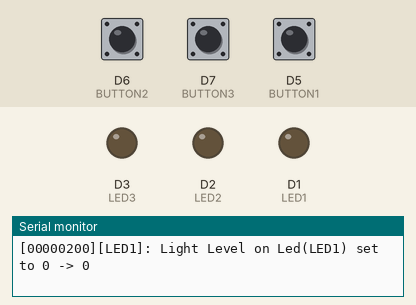
A program run on a simulated ESP8266 (Wemos D1 mini). Shown: output pins drawn as LEDs (lit = HIGH), the last lines printed to the serial monitor. Inputs (shaded band) come from the test bench; at power-on: D5 (BUTTON1) HIGH, D6 (BUTTON2) HIGH, D7 (BUTTON3) HIGH.

Above: at 1.2 s.
1.3 s: D5 (BUTTON1) pulled LOW for 0.15 s
At 2.6 s:
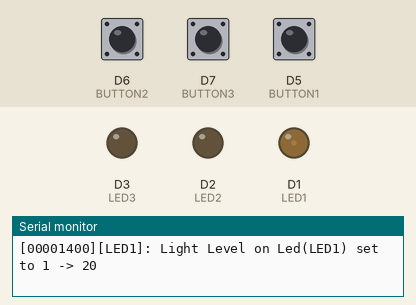
2.9 s: D5 (BUTTON1) pulled LOW for 1 s
At 4.1 s:
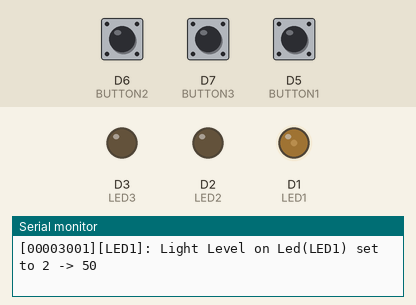
5.4 s: D5 (BUTTON1) pulled LOW for 0.15 s
At 5.9 s:
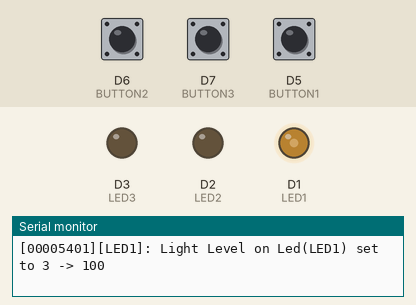
7.0 s: D5 (BUTTON1) pulled LOW for 3.2 s
At 8.3 s:
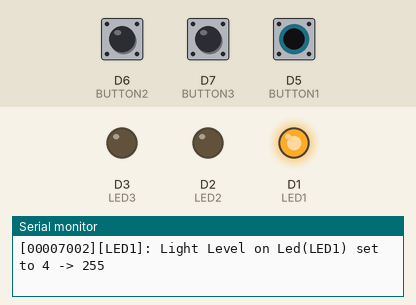
Timing chart, 0 to 10.0 s (numbered marks = the images above; inputs shaded):
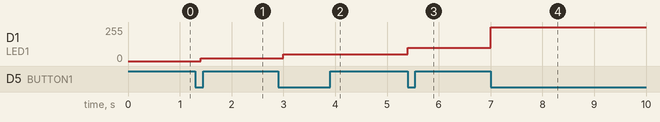

Measured:
- after the input at 1.3 s, D1 (LED1): 0/255 → 20/255 after 0.10 s
- after the input at 2.9 s, D1 (LED1): 20/255 → 50/255 after 0.10 s
- after the input at 5.4 s, D1 (LED1): 50/255 → 100/255 at once
- after the input at 7.0 s, D1 (LED1): 100/255 → 255/255 at once

The program:

main.cpp
```cpp
#include "main.h"
#include <Arduino.h>
#include <Logger.h>
#include "led/Led.h"

Logger logger("Main");

Led led1(BUTTON1, LED1, "LED1");
Led led2(BUTTON2, LED2, "LED1");
Led led3(BUTTON3, LED3, "LED1");

void setup()
{
  Serial.begin(9600);

  // SETUP Pins
  pinMode(LED1, OUTPUT);
  pinMode(LED2, OUTPUT);
  pinMode(LED3, OUTPUT);

  pinMode(BUTTON1, INPUT_PULLUP);
  pinMode(BUTTON2, INPUT_PULLUP);
  pinMode(BUTTON3, INPUT_PULLUP);

  // attach ISR
  attachInterrupt(BUTTON1, led1ISR, FALLING);
  attachInterrupt(BUTTON2, led2ISR, FALLING);
  attachInterrupt(BUTTON3, led3ISR, FALLING);
}

void loop()
{

  delay(200);
  led1.updateLight();
}

void ICACHE_RAM_ATTR led1ISR()
{
  led1.buttonISR();
}

void ICACHE_RAM_ATTR led2ISR()
{
  led2.buttonISR();
}

void ICACHE_RAM_ATTR led3ISR()
{
  led3.buttonISR();
}
```

Led.cpp
```cpp
#include "Led.h"

Led::Led(uint8_t button, uint8_t led, const char *name)
{
    this->logger = new Logger(name);
    this->button = button;
    this->led = led;
    this->lightLevel = 0; // TODO
    strcpy(this->ledName, name);

    pinMode(button, INPUT);
    pinMode(led, INPUT_PULLUP);

    this->lightLevel = 0;
    this->lightLevels = {0, 20, 50, 100, 255};

    this->lastpress = 0;
    this->updateLight();
    this->stateChanged = true;
};

void Led::setLevel(uint8_t lightLevel)
{
    this->lightLevel = lightLevel;
    this->lightLevel = this->lightLevel % this->lightLevels.size();
    this->stateChanged = true;
    this->updateLight();
};

void Led::nextLevel()
{
    this->lightLevel++;
    this->lightLevel = this->lightLevel % this->lightLevels.size();
    this->stateChanged = true;
    this->updateLight();
};

void Led::updateLight()
{
    if (!stateChanged)
        return;

    analogWrite(this->led, this->lightLevels.at(this->lightLevel));
    this->logger->log(Logger::INFO, "Light Level on Led(%s) set to %i -> %i", this->ledName, this->lightLevel, this->lightLevels.at(this->lightLevel));
    stateChanged = false;
};

void Led::buttonISR()
{
    if (millis() < this->lastpress + DEBOUNCE_TIME)
        return;

    this->lightLevel++;
    this->lightLevel = this->lightLevel % this->lightLevels.size();
    this->stateChanged = true;
    lastpress = millis();
};
```

Led.h
```cpp
#pragma once
#include "Arduino.h"
#include "Logger.h"
#include <vector>

#define DEBOUNCE_TIME 500 // Debounce time in ms to avoid unstable states while pressing the button

class Led
{

public:
    /// @brief Constructor of Led, sets button to input and led to output
    /// @param button Pin number of button
    /// @param led Pin number of led
    /// @param name Name for the logger (ONLY for the logger)
    Led(uint8_t button, uint8_t led, const char *name);

    /// @brief Sets the light level. If the
    /// Light level is too high its %#lighlevels
    /// @param lightLevel The Light Level to set
    void setLevel(uint8_t lightLevel);

    /// @brief Switchers to the next LightLevel
    /// if the light level is already on maximum it starts over aggain
    void nextLevel();

    /// @brief Updates the State of the Led. Use frequently in loop
    /// (otherwise light state might not be updated after ISR)
    void updateLight();

    void buttonISR();

private:
    Logger *logger;
    uint8_t button;
    uint8_t led;
    uint8_t lightLevel;
    char ledName[20];

    std::vector<uint8_t> lightLevels;

    unsigned long lastpress;

    bool stateChanged;
};
```

main.h
```cpp
#pragma once

#define LED1 D1
#define LED2 D2
#define LED3 D3

#define BUTTON1 D5
#define BUTTON2 D6
#define BUTTON3 D7

void led1ISR();
void led2ISR();
void led3ISR();

/*! \mainpage Mainpage
 *
 * \section Overview
 *
 * Creates 3 Led Objects and corresponding ISR.
 *
 * Logging is handled by Logger
 *
 *
 */
```
